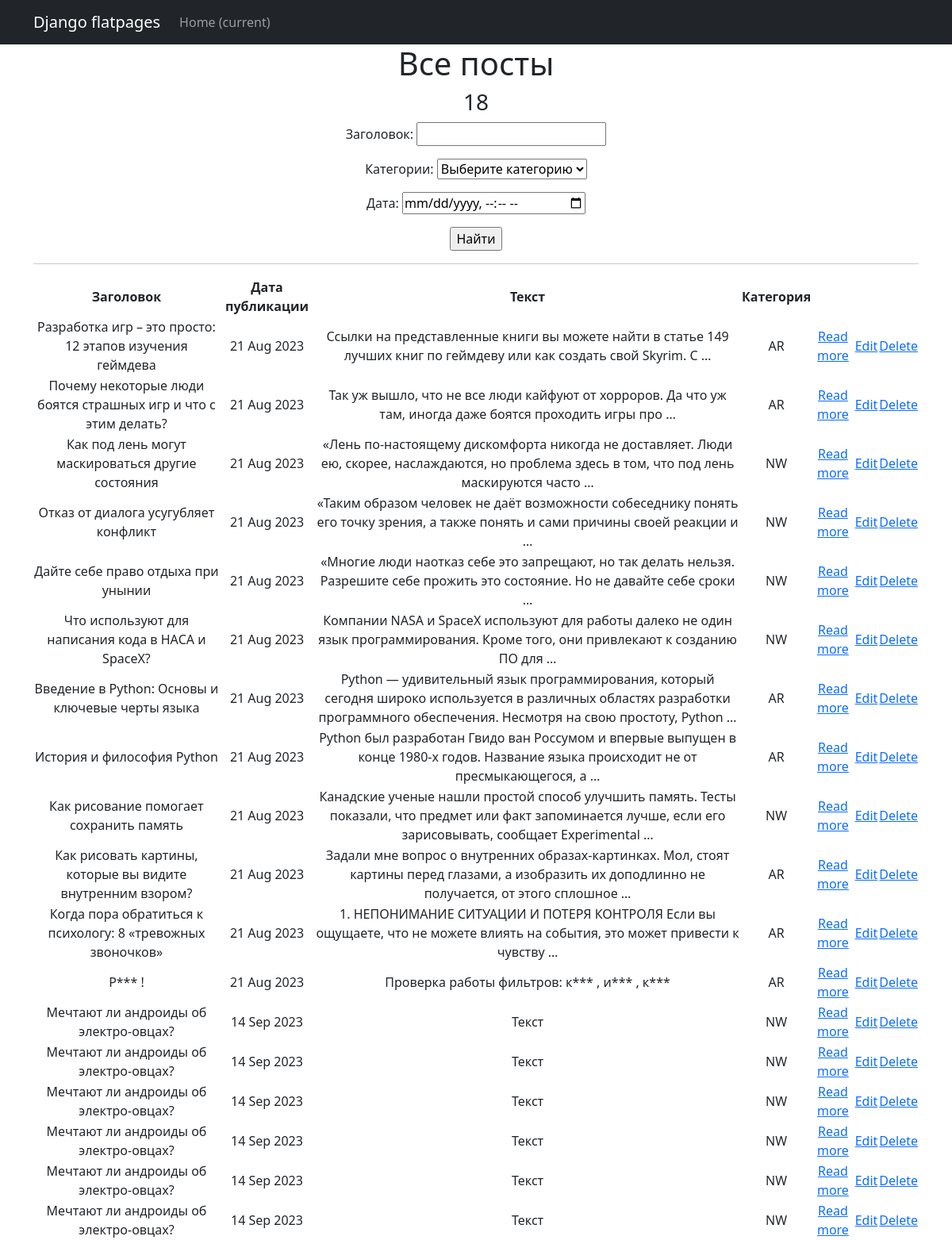
Page /news/search on the earlier database version.
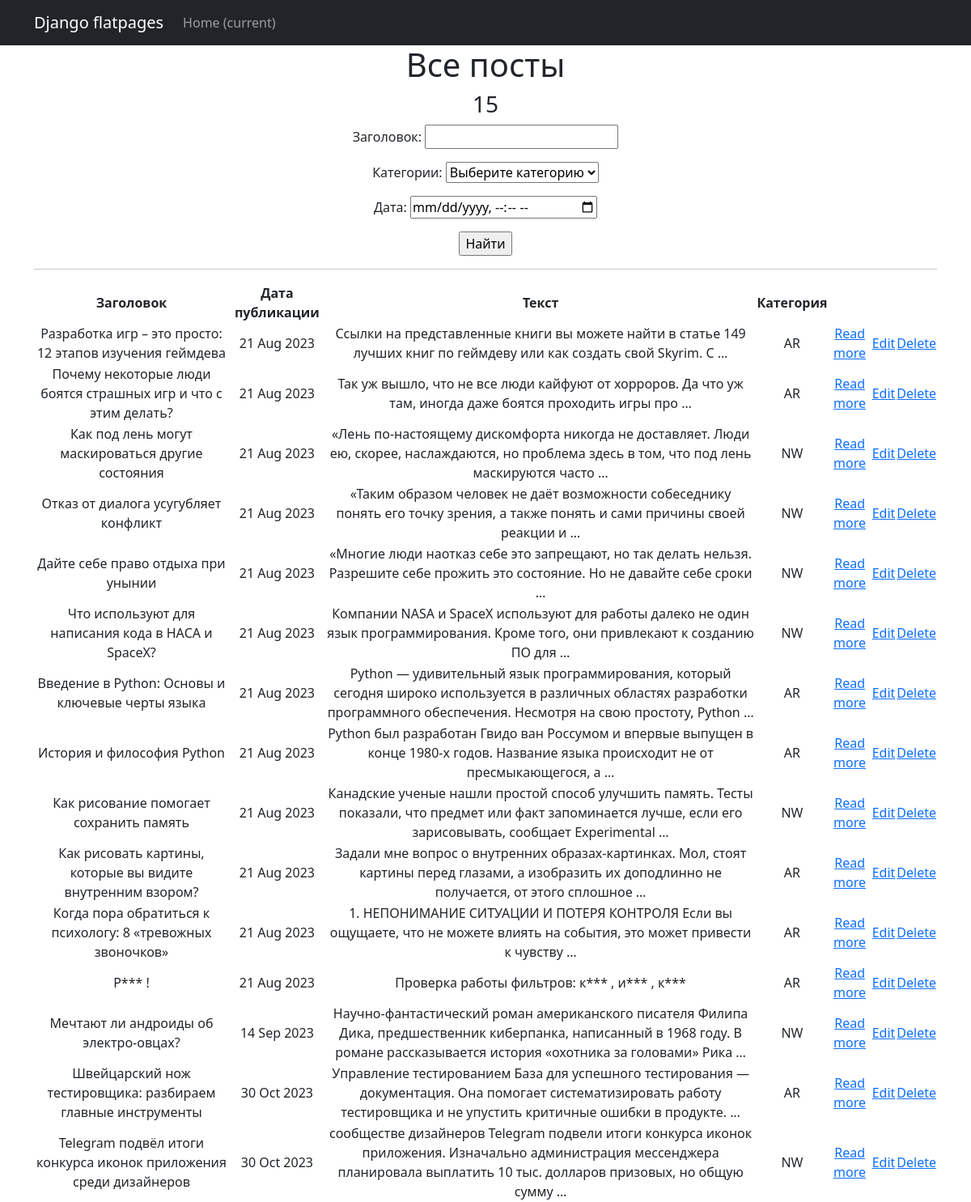
Same page on the later database version.
### newapp/models.py (models this page shows, shortened)
class Post(models.Model):
    author = models.ForeignKey(Author, on_delete=models.CASCADE, null=True)
    NEWS = 'NW'
    ARTICLE = 'AR'
    CATEGORY_CHOICES = (
        (NEWS, 'Новость'),
        (ARTICLE, 'Статья'),
    )
    categoryType = models.CharField(max_length=2, choices=CATEGORY_CHOICES, default=ARTICLE)
    dateCreation = models.DateTimeField(auto_now_add=True)
    create_post = models.DateTimeField(auto_now_add=True)
    postCategory = models.ManyToManyField(Category, through='PostCategory')
    title = models.CharField(max_length=128)
    text = models.TextField()
    rating = models.SmallIntegerField(default=0)

### newapp/views.py (the view)
# urls.py: path('search', PostSearch.as_view(), name='post_list'),
class PostSearch(ListView):
    model = Post
    template_name = 'post_list'
    context_object_name = 'Posts'
    filterset_class = PostFilter
    def get_queryset(self):
        queryset = super().get_queryset()
        self.filterset = PostFilter(self.request.GET, queryset)
        return self.filterset.qs
    def get_context_data(self, **kwargs):
        context = super().get_context_data(**kwargs)
        context['filterset'] = self.filterset
        return context

### newapp/models.py (called while the page is built)
    def __str__(self):
        return f'{self.name}'

### newapp/templatetags/custom_filters.py (called while the page is built)
@register.filter()
def censor(sentence):
    text = sentence.split()
    for i, word in enumerate(text):
        print(word)
        if word in bad_words:
            text[i] = word[0] + '***'
    return ' '.join(text)

### templates/newapp/post_list.html (shortened to what this page needs)
{% extends 'flatpages/default.html' %}
{% load custom_filters %}
{% load custom_tags %}
{% block content %}
   <h1>Все посты</h1>
   <h3>{{ Posts|length }}</h3>
   <form action="" method="get">
        {{ filterset.form.as_p }}
        <input type="submit" value="Найти" />
    </form>
    <hr>
    {% if Posts %}
        <table>
            <tr>
                <td> <b>Заголовок</b> </td>
                <td> <b>Дата публикации</b> </td>
                <td> <b>Текст</b> </td>
                <td> <b>Категория</b> </td>
            </tr>
            {% for post in Posts %}
            <tr>
                <td>{{ post.title|censor }}</td>
                <td>{{ post.dateCreation|date:'d M Y' }}</td>
                <td>{{ post.text|censor|truncatewords:20 }}</td>
                <td>{{ post.categoryType }}</td>
                <td><a href="{% url 'post_detail' post.id %}">Read more</a></td>
                {% if post.categoryType == 'NW' %}
                    <td><a href="{% url 'post_edit' post.id %}">Edit</a></td>
                    <td><a href="{% url 'post_delete' post.id %}">Delete</a></td>
                {% else %}
                    <td><a href="{% url 'article_edit' post.id %}">Edit</a></td>
                    <td><a href="{% url 'article_delete' post.id %}">Delete</a></td>
                {% endif %}
            </tr>
            {% endfor %}
        </table>
    {% else %}
        <h2>Постов нет!</h2>
    {% endif %}
{% endblock content %}

Differences in the rows shown:
removed Post: title|censor "Мечтают ли андроиды об электро-овцах?", dateCreation "14 Sep 2023", text|censor "Текст", categoryType "NW", shows "Edit"
removed Post: title|censor "Мечтают ли андроиды об электро-овцах?", dateCreation "14 Sep 2023", text|censor "Текст", categoryType "NW", shows "Edit"
removed Post: title|censor "Мечтают ли андроиды об электро-овцах?", dateCreation "14 Sep 2023", text|censor "Текст", categoryType "NW", shows "Edit"
removed Post: title|censor "Мечтают ли андроиды об электро-овцах?", dateCreation "14 Sep 2023", text|censor "Текст", categoryType "NW", shows "Edit"
removed Post: title|censor "Мечтают ли андроиды об электро-овцах?", dateCreation "14 Sep 2023", text|censor "Текст", categoryType "NW", shows "Edit"
changed Post "Мечтают ли андроиды об электро-овцах?": text|censor "Текст" → "Научно-фантастический роман американского писателя Филипа Дика, предшественник киберпанка, написанный в 1968 году. В романе рассказывается история «охотника за головами» Рика …"
added Post: title|censor "Швейцарский нож тестировщика: разбираем главные инструменты", dateCreation "30 Oct 2023", text|censor "Управление тестированием База для успешного тестирования — документация. Она помогает систематизировать работу тестировщика и не упустить критичные ошибки в продукте. …", categoryType "AR", shows "Edit"
added Post: title|censor "Telegram подвёл итоги конкурса иконок приложения среди дизайнеров", dateCreation "30 Oct 2023", text|censor "сообществе дизайнеров Telegram подвели итоги конкурса иконок приложения. Изначально администрация мессенджера планировала выплатить 10 тыс. долларов призовых, но общую сумму …", categoryType "NW", shows "Edit"
Other differences:
{{ Posts|length }}: "18" → "15"
